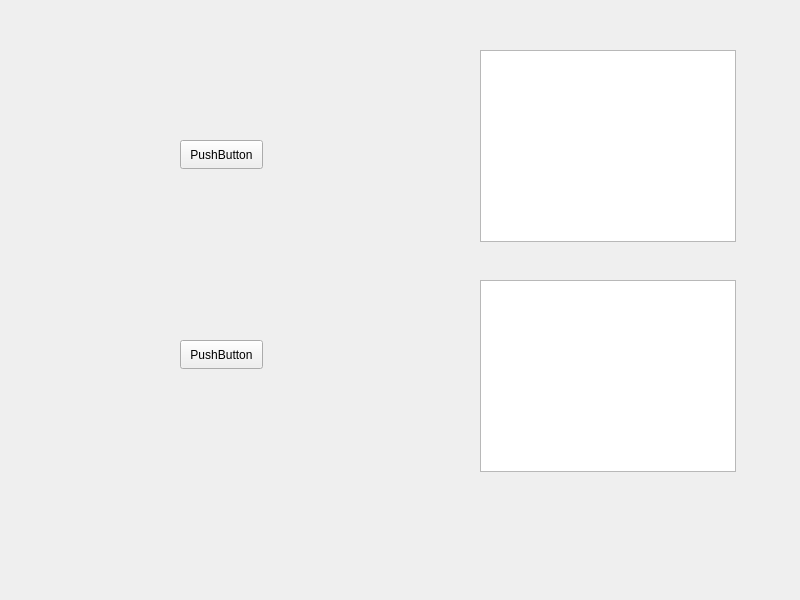
<?xml version="1.0" encoding="UTF-8"?>
<ui version="4.0">
 <class>Widget</class>
 <widget class="QWidget" name="Widget">
  <property name="geometry">
   <rect>
    <x>0</x>
    <y>0</y>
    <width>800</width>
    <height>600</height>
   </rect>
  </property>
  <property name="windowTitle">
   <string>Widget</string>
  </property>
  <widget class="QGraphicsView" name="graphicsView">
   <property name="geometry">
    <rect>
     <x>480</x>
     <y>50</y>
     <width>256</width>
     <height>192</height>
    </rect>
   </property>
  </widget>
  <widget class="QGraphicsView" name="graphicsView_2">
   <property name="geometry">
    <rect>
     <x>480</x>
     <y>280</y>
     <width>256</width>
     <height>192</height>
    </rect>
   </property>
  </widget>
  <widget class="QPushButton" name="pushButton">
   <property name="geometry">
    <rect>
     <x>180</x>
     <y>140</y>
     <width>83</width>
     <height>29</height>
    </rect>
   </property>
   <property name="text">
    <string>PushButton</string>
   </property>
  </widget>
  <widget class="QPushButton" name="pushButton_2">
   <property name="geometry">
    <rect>
     <x>180</x>
     <y>340</y>
     <width>83</width>
     <height>29</height>
    </rect>
   </property>
   <property name="text">
    <string>PushButton</string>
   </property>
  </widget>
 </widget>
 <resources/>
 <connections/>
</ui>
